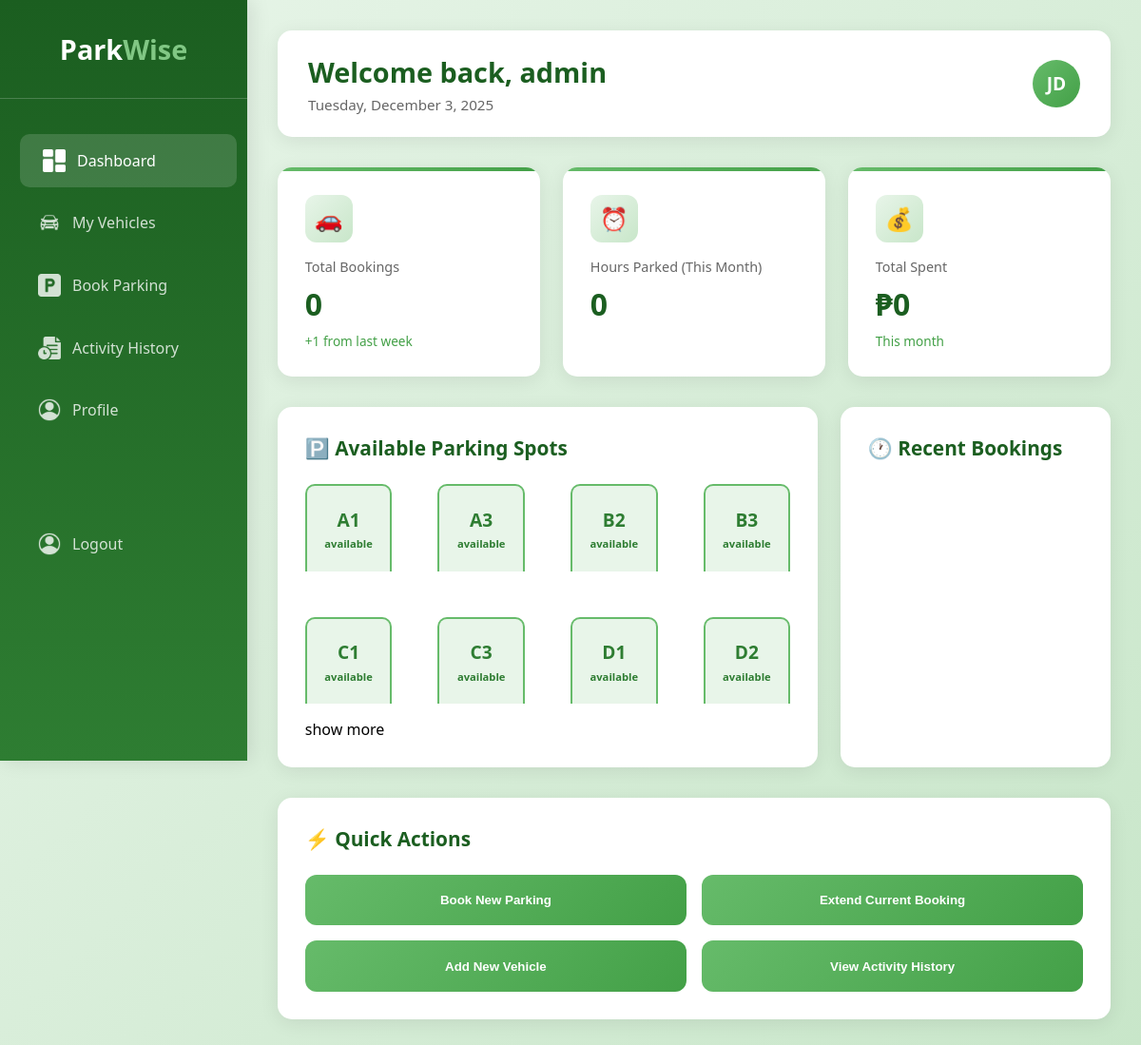
Page / (signed in) on the committed database.
### tables this page shows
CREATE TABLE User (    user_id INTEGER PRIMARY KEY AUTOINCREMENT,    username VARCHAR(50) NOT NULL UNIQUE,    email VARCHAR(100) NOT NULL UNIQUE,    phonenumber VARCHAR(15) NOT NULL,    address TEXT NOT NULL,    password TEXT NOT NULL,    role TEXT NOT NULL DEFAULT 'user' CHECK (role IN ('user', 'admin')),    created_at DATETIME DEFAULT CURRENT_TIMESTAMP);

CREATE TABLE ParkingSlot (
    slot_id INTEGER PRIMARY KEY AUTOINCREMENT,
    slot_number INTEGER NOT NULL UNIQUE,
    location VARCHAR(100) NOT NULL,
    status VARCHAR(20) NOT NULL DEFAULT 'available',
    created_at DATETIME DEFAULT CURRENT_TIMESTAMP,
    CHECK (status IN ('available', 'reserved', 'occupied'))
);

### index.php (called while the page is built, shortened)
<?php
require_once("./dbConnection.php");
$controller = NULL;
$action = NULL;
if(isset($_GET["controller"]) && isset($_GET["action"])){
    $controller = $_GET["controller"];
    $action = $_GET["action"];
}else{
    $controller = "UserController";
    $action = "showLoginPage";
}
require_once("./router.php");

### views/uniLayout.php (called while the page is built)
<?php require_once("./views/$folderPath" . "/$folderPath" . "Layout.php")?>

### controllers/BaseController.php (called while the page is built, shortened)
<?php
class BaseController{
    public function loadModel($filePath){
        return new $model;
    }
    public function  renderView($folderPath, $fileName, $datas = NULL, $location = NULL){
        $content = $datas;
        require_once("./views/uniLayout.php");
    }
}

### models/BaseModel.php (called while the page is built, shortened)
<?php
class BaseModel{
    protected $db;
    protected $table;
    protected $primaryKey;
    public function __construct(){
        $this->db = DbConnection::getInstance();
    }
    public function find($id){
        try{
            $sql =  "SELECT * FROM $this->table WHERE {$this->primaryKey} = :id";
            $request = $this->db->prepare($sql);
            $request->execute(["id" => $id]);
            $result = $request->fetch(PDO::FETCH_ASSOC);
            return $result;
        }catch(PDOException $e){
            error_log($e->getMessage());
            return false;
        }
    }
}

### dbConnection.php (called while the page is built)
<?php
class DbConnection{
    private static $instance = NULL;
    public static function getInstance(){
        if(!isset(self::$instance)){
            try{
                $pdo = new PDO("sqlite:" . __DIR__ . "/database/parkwise.db");
                $pdo->setAttribute(PDO::ATTR_ERRMODE, PDO::ERRMODE_EXCEPTION);
                self::$instance = $pdo;
            }catch(PDOException $e){
                exit("SOMETHING WENT WRONG WHILE CONNECTING TO DATABASE" .  $e->getMessage());
            }
        }
        return self::$instance;
    }
}

### models/Bookings.php (called while the page is built, shortened)
<?php
class Bookings extends BaseModel{
    public function getAllUserBookings($userId){
        try{
            $sql =  "SELECT
                        COUNT(*) AS total_bookings
                    FROM
                        Bookings
                    WHERE
                        user_id = :userId";
            $request = $this->db->prepare($sql);
            $request->execute(["userId" => $userId]);
            $data = $request->fetch(PDO::FETCH_ASSOC);
            return empty($data["total_bookings"]) ? 0 : $data["total_bookings"];
        }catch(PDOException $e){
            error_log($e->getMessage());
            return 0;
        }
    }
}

### models/ParkingSlot.php (called while the page is built, shortened)
<?php
class ParkingSlot extends BaseModel{
    protected $table = "ParkingSlot";
    public function getAvailableSlotDetail(){
        try{
            $sql = "SELECT * FROM {$this->table} WHERE status = 'available'";
            $request = $this->db->prepare($sql);
            $request->execute();
            $datas = $request->fetchAll(PDO::FETCH_ASSOC);
            return $datas ?: [];
        }catch(PDOException $e){
            error_log($e->getMessage());
            return [];
        }
    }
}

### views/user/dashBoard.php (the view, shortened to what this page needs)
<div class="main-display">
            <div class="header">
                <div class="welcome">
                    <h1>Welcome back, <?= $content['userData']['username']?></h1>
                    <p>Tuesday, December 3, 2025</p>
                </div>
                <div class="user-info">
                    <div class="avatar">JD</div>
                </div>
            </div>
            <div class="stats-grid">
                <div class="stat-card">
                    <div class="stat-icon">🚗</div>
                    <h3>Total Bookings</h3>
                    <div class="value"><?= $content["totalBookings"]?></div>
                    <div class="change">+1 from last week</div>
                </div>
                <div class="stat-card">
                    <div class="stat-icon">⏰</div>
                    <h3>Hours Parked (This Month)</h3>
                    <div class="value"><?= $content["totalHourseSpent"]?></div>
                </div>
                <div class="stat-card">
                    <div class="stat-icon">💰</div>
                    <h3>Total Spent</h3>
                    <div class="value">₱<?= $content["totalSpent"]?></div>
                    <div class="change">This month</div>
                </div>
            </div>
            <div class="content-grid">
                <div class="card">
                    <h2>🅿️ Available Parking Spots</h2>
                    <div class="parking-grid">
                       <?php foreach($content["availableParkingSlot"] as $slot ):?>
                            <div class="parking-spot available">
                                <div class="spot-number"><?= $slot["slot_number"]?></div>
                                <div class="spot-status"><?= $slot["status"]?></div>
                            </div>
                        <?php endforeach;?>
                    </div>
                    <p class="show-parking"><a href="?controller=UserController&action=showBookingsPage">show more</a></p>
                </div>
                <div class="card">
                    <h2>🕐 Recent Bookings</h2>
                </div>
            </div>
            <div class="card">
                <h2>⚡ Quick Actions</h2>
                <div class="quick-actions">
                    <button class="action-btn" onclick="window.location.href='?controller=UserController&action=showBookingsPage'">Book New Parking</button>
                    <button class="action-btn">Extend Current Booking</button>
                    <button class="action-btn" onclick="window.location.href='?controller=UserController&action=showMyVehiclePage'">Add New Vehicle</button>
                    <button class="action-btn" onclick="window.location.href='?controller=UserController&action=showActivityHistoryPage'">View Activity History</button>
                </div>
            </div>
        </div>

### router.php (shortened to what this page needs)
<?php
function call($controller, $action){
    require_once("./controllers/BaseController.php");
    require_once("./models/BaseModel.php");
    switch($controller){
        case "UserController":
             $controllerInstance = new UserController();
             break;
    }
    $controllerInstance->{$action}();
}
$routes = [
    "Home" => ["index"],
    "UserController" => ["showLoginPage", "login", "logout", "showDashBoard", "showSignUpPage", "signUp", "showAddVehichelPage", "addVehicle", "showMyVehiclePage", "showBookingsPage", "showActivityHistoryPage", "showProfilePage", "updateProfile"],
    "AdminController" => ["getDashBoardData", "getParkingSlotsPage", "getBookingsPage", "getPaymentsPage",  "getUserContactPage"],
];
if(array_key_exists($controller, $routes)){
    if(in_array($action, $routes[$controller])){
        call($controller, $action);
    }
}else{
    call("UserController", "showLoginPage");
}

### controllers/UserController.php (shortened to what this page needs)
<?php
class UserController extends BaseController{
    protected $bookingModel;
    protected $parkingSlotModel;
    protected $paymentModel;
    protected $userModel;
    public function __construct(){
        $this->bookingModel = $this->loadModel("Bookings");
        $this->parkingSlotModel = $this->loadModel("ParkingSlot");
        $this->paymentModel = $this->loadModel("Payments");
        $this->userModel = $this->loadModel("User");
    }
    public function showLoginPage(){
        if(isset($_SESSION["userId"])){
            $this->showDashBoard();
            exit();
        }
    }
    public function showDashBoard(){
        $userId = $_SESSION["userId"];
        $userData = $this->userModel->find($userId);
        $totalSpent = $this->paymentModel->getTotalSpentForAMonth($userId);
        $totalBookings = $this->bookingModel->getAllUserBookings($userId);
        $totalHourseSpent = $this->bookingModel->getUserTotalBookingTime($userId);
        $availableParkingSlot = $this->parkingSlotModel->getAvailableSlotDetail();
        $activityHistory = $this->bookingModel->getAllUserBookingHistory($userId);
        $datas = [
            "userData" => $userData,
            "totalSpent" => $totalSpent,
            "totalBookings" => $totalBookings,
            "totalHourseSpent" => $totalHourseSpent,
            "availableParkingSlot" => $availableParkingSlot,
            "activityHistory" => $activityHistory,
        ];
        $this->renderView("user", "dashBoard", $datas, "dashBoard");
    }
}

### views/user/userLayout.php (shortened to what this page needs)
<!DOCTYPE html>
<html lang="en">
<head>
      <link rel="stylesheet" href="<?php echo BASE_URL?>views/static/userStyle.css">
</head>
<body>
    <div class="container">
         <div class="side-nav" id="sideNav">
             <?php require_once("./views/components/userNavBar.php")?>
        </div>
        <?php require_once("./views/user/$fileName" . ".php")?>
</body>
</html>

### views/components/userNavBar.php
<div class="logo">Park<span>Wise</span></div>
<nav>
    <a href="?controller=UserController&action=showDashBoard" class="<?= $location == 'dashBoard' ? 'active' : '' ?>">
        <img src="<?php echo BASE_URL?>views/static/Images/dashboard-icon.png" alt="Dashboard" class="menu-icon">
        <span>Dashboard</span>
    </a>
    <a href="?controller=UserController&action=showMyVehiclePage"class="<?= $location == 'myVehiclePage' ? 'active' : '' ?>">
        <img src="<?php echo BASE_URL?>views/static/Images/vehicle-icon.png" alt="My Vehicles" class="menu-icon">
        <span>My Vehicles</span>
    </a>
    <a href="?controller=UserController&action=showBookingsPage" class="<?= $location == 'bookParkingPage' ? 'active' : '' ?>">
        <img src="<?php echo BASE_URL?>views/static/Images/book-icon.png" alt="Book Parking" class="menu-icon">
        <span>Book Parking</span>
    </a>
    <a href="?controller=UserController&action=showActivityHistoryPage" class=" <?= $location == 'activityHistoryPage' ? 'active' : '' ?>">
        <img src="<?php echo BASE_URL?>views/static/Images/activity-icon.png" alt="Activity History" class="menu-icon">
        <span>Activity History</span>
    </a>
    <a href="?controller=UserController&action=showProfilePage" class="<?= $location == 'profilePage' ? 'active' : '' ?>" >
        <img src="<?php echo BASE_URL?>views/static/Images/profile-icon.png" alt="Profile" class="menu-icon">
        <span>Profile</span>
    </a>
    <form action="?controller=UserController&action=logout" method="post">
        <button type="submit" id="logout">
                <img src="<?php echo BASE_URL?>views/static/Images/profile-icon.png" alt="Logout" class="menu-icon">
                <span>Logout</span>
        </button>
    </form>
</nav>

### rows in the picture
user: username "admin"
parkingslot: slot_number "A1", status "available"
parkingslot: slot_number "A3", status "available"
parkingslot: slot_number "B2", status "available"
parkingslot: slot_number "B3", status "available"
parkingslot: slot_number "C1", status "available"
parkingslot: slot_number "C3", status "available"
parkingslot: slot_number "D1", status "available"
parkingslot: slot_number "D2", status "available"

### other values in the picture
$content["totalBookings"] "0"
$content["totalHourseSpent"] "0"
$content["totalSpent"] "0"
